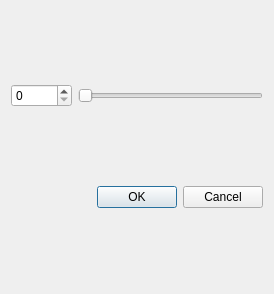
<?xml version="1.0" encoding="UTF-8"?>
<ui version="4.0">
 <class>Dialog</class>
 <widget class="QDialog" name="Dialog">
  <property name="geometry">
   <rect>
    <x>0</x>
    <y>0</y>
    <width>274</width>
    <height>294</height>
   </rect>
  </property>
  <property name="windowTitle">
   <string>Dialog</string>
  </property>
  <layout class="QVBoxLayout" name="verticalLayout">
   <item>
    <layout class="QHBoxLayout" name="horizontalLayout_2"/>
   </item>
   <item>
    <layout class="QHBoxLayout" name="horizontalLayout">
     <item>
      <widget class="QDoubleSpinBox" name="radiusDoubleSpinBox">
       <property name="decimals">
        <number>0</number>
       </property>
       <property name="maximum">
        <double>10000.000000000000000</double>
       </property>
      </widget>
     </item>
     <item>
      <widget class="QSlider" name="radiusHorizontalSlider">
       <property name="orientation">
        <enum>Qt::Horizontal</enum>
       </property>
      </widget>
     </item>
    </layout>
   </item>
   <item>
    <widget class="QDialogButtonBox" name="buttonBox">
     <property name="orientation">
      <enum>Qt::Horizontal</enum>
     </property>
     <property name="standardButtons">
      <set>QDialogButtonBox::Cancel|QDialogButtonBox::Ok</set>
     </property>
    </widget>
   </item>
  </layout>
 </widget>
 <resources/>
 <connections>
  <connection>
   <sender>buttonBox</sender>
   <signal>accepted()</signal>
   <receiver>Dialog</receiver>
   <slot>accept()</slot>
   <hints>
    <hint type="sourcelabel">
     <x>248</x>
     <y>254</y>
    </hint>
    <hint type="destinationlabel">
     <x>157</x>
     <y>274</y>
    </hint>
   </hints>
  </connection>
  <connection>
   <sender>buttonBox</sender>
   <signal>rejected()</signal>
   <receiver>Dialog</receiver>
   <slot>reject()</slot>
   <hints>
    <hint type="sourcelabel">
     <x>316</x>
     <y>260</y>
    </hint>
    <hint type="destinationlabel">
     <x>286</x>
     <y>274</y>
    </hint>
   </hints>
  </connection>
 </connections>
</ui>
